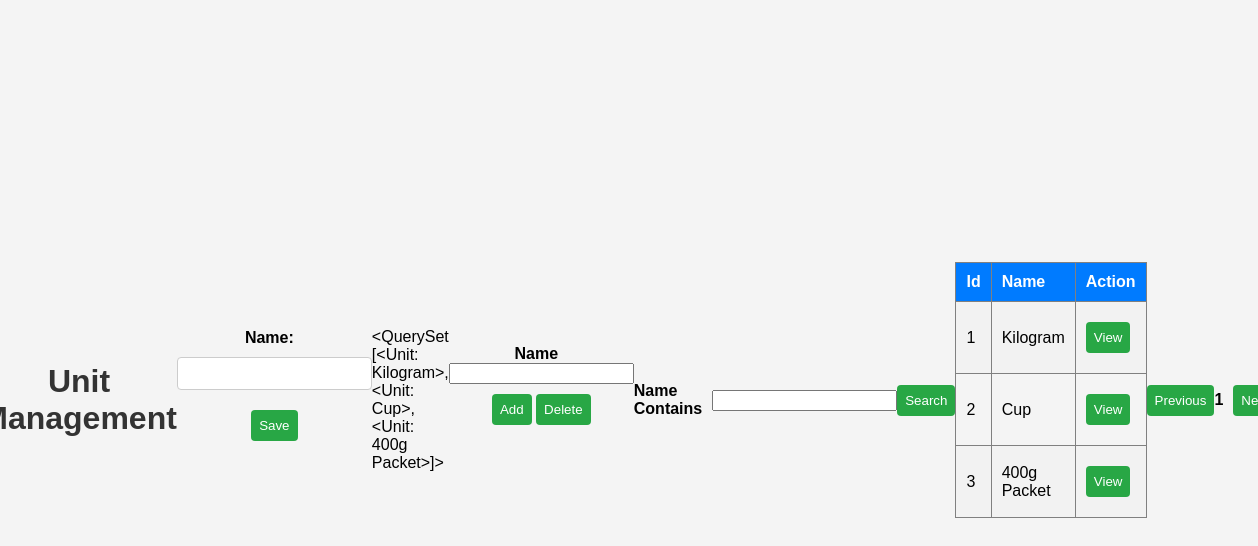
/app/Unit/, run on the app's committed database.
### app/models.py (models this page shows)
class Unit (models.Model):
    name = models.CharField(max_length = 20)
    def __str__ (self):
        return self.name

### app/views.py (the view)
# urls.py: path('Unit/', views.Unitview),
def Unitview(request):
    Units = Unit.objects.all()
    if request.method == 'POST':
        form = UnitForm(request.POST)
        if form.is_valid():
            form.save()
    else:
        form = UnitForm()
    context = {'form':form, 'uts':Units}
    return render(request, 'Unit.html', context)

### app/forms.py
class  UnitForm (forms.ModelForm) :
    class Meta:
        model = Unit
        fields = '__all__'

### app/templates/Unit.html (shortened to what this page needs)
<html>
<h1>Unit Management</h1>
<head>
</head>
<form method="POST">
    {{form}}
    <input type="submit" value="Save">
</form>
{{uts}}
<form>
<label>Name</label>
<input/>
<br>
<button>Add</button>
<button>Delete</button>
</form>
<label>Name Contains</label>
<input/>
<button>Search</button>
<table border="1">
<tr>
<th>Id</th>
<th>Name</th>
<th>Action</th>
</tr>
{% for Unit in uts %}
<tr>
    <td>{{Unit.id}}</td>
    <td>{{Unit.name}}</td>
    <td><button>View</button></td>
</tr>
{% endfor %}
</table>
<button>Previous</button>
<label>1</label>
<button>Next</button>
</html>

### app/templates/Unit.html (style rules this page uses)
h1 { text-align: center; color: #333; }
form { margin-bottom: 20px; text-align: center; }
label { font-weight: bold; margin-right: 10px; }
input[type="text"], input[type="submit"], button { padding: 8px; margin: 10px 0; border-radius: 4px; border: 1px solid #ccc; }
input[type="submit"], button { background-color: #28a745; color: white; cursor: pointer; border: none; }
table { width: 100%; border-collapse: collapse; margin-bottom: 20px; }
th, td { padding: 10px; text-align: left; }
th { background-color: #007bff; color: white; }
tr:nth-child(even) { background-color: #f2f2f2; }

### data on the page
Unit: name.name "<QuerySet [<Unit: Kilogram>, <Unit: Cup>, <Unit: 400g Packet>]>", id "1", name "Kilogram"
Unit: id "2", name "Cup"
Unit: id "3", name "400g Packet"
